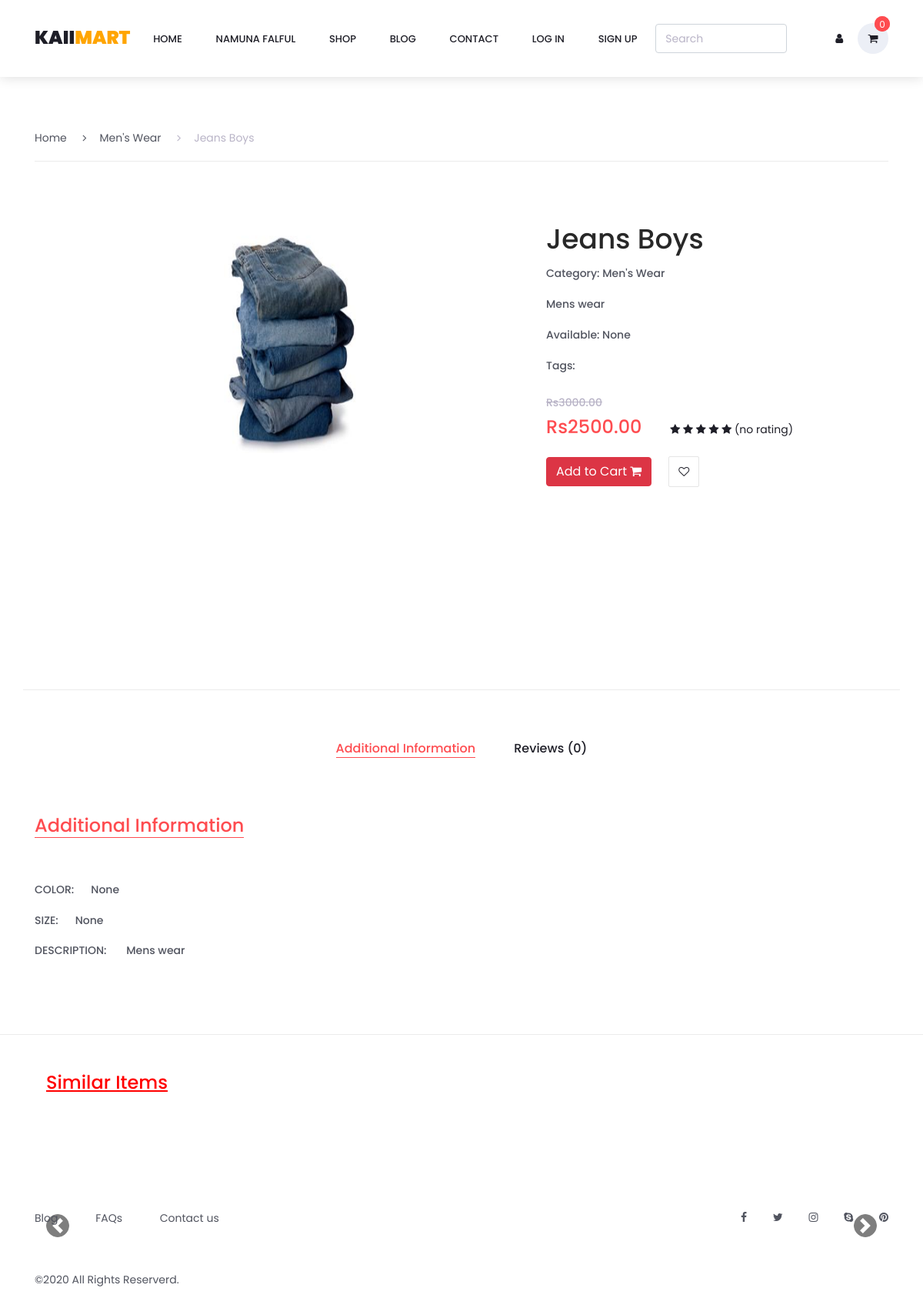
Page /product/detail/1 on the committed database.
### product/models.py (models this page shows, shortened)
class Product(models.Model):
    category = models.ForeignKey(Category, on_delete=models.SET_NULL, null=True)
    title = models.CharField(max_length= 100)
    price = models.DecimalField(decimal_places=2, max_digits=9, default=0.00)
    size = models.CharField(choices=SIZE_CHOICES, max_length=11, default='Select Size', blank=True, null=True)
    color = models.CharField(max_length=30, null=True, blank=True)
    description = models.TextField()
    image = models.ImageField(upload_to=get_image_path, blank=True,  null=True)
    video = EmbedVideoField(blank=True)
    discount_price = models.DecimalField(decimal_places=2, max_digits=8, default=0.00)
    available = models.CharField(choices=AVAILABLE_CHOICES, max_length=20, default='Select Option', null=True, blank=True)
    date_created = models.DateTimeField(auto_now_add=True)
    date_updated = models.DateTimeField(auto_now=True)
    slug = models.SlugField(max_length=100, unique=True)
    is_namuna_falful = models .BooleanField(default=False)
    supplier = models.ForeignKey(USER, on_delete=models.SET_NULL, null=True)
    season_choice = models.CharField(choices=SEASON_CHOICES, max_length=10, default='any')
    tags = models.ManyToManyField(Tag, blank=True, related_name='products')
    @property
    def price_after_discount(self):
        x = self.price - self.discount_price
        return x
    @property
    def imageURL(self):
        try:
            url = self.image.url
        except:
            url = ''
        return url

class Category(MPTTModel):
    parent = TreeForeignKey('self', on_delete=models.CASCADE, related_name='children', blank=True, null=True)
    title = models.CharField(max_length=100)
    slug = models.SlugField(null=False, unique=True)
    image = models.ImageField(upload_to=get_catimage_path, blank=True, null=True)
    date_created = models.DateTimeField(auto_now_add=True)
    date_updated = models.DateTimeField(auto_now=True)
    class MPTTMeta:
        order_insertion_by = ['title']
    def __str__(self):
        full_path = [self.title]
        k = self.parent
        while k is not None:
            full_path.append(k.title)
            k = k.parent
        return ' / '.join(full_path[::-1])

### product/views.py (the view, shortened to what this page needs)
# urls.py: path('detail/<str:pk>', product_detail, name='detail'),
def product_detail(request, pk):
    product = Product.objects.get(id=pk)
    rating_qs = Rating.objects.filter(product=product)
    if rating_qs:
        for x in rating_qs:
            not_rated = False
            rating = x.rating
    else:
        not_rated = True
        rating = 0
    cart_obj, new_obj = Cart.objects.new_or_get(request)
    comments = Comment.objects.filter(product=product, parent=None)
    replies = Comment.objects.filter(product=product).exclude(parent=None)
    replyDict = {}
    for reply in replies:
        if reply.parent.id not in replyDict.keys():
            replyDict[reply.parent.id] = [reply]
        else:
            replyDict[reply.parent.id].append(reply)
    tags_of_product = product.tags.all()
    similar_products_query = []
    similar_products = None
    for tag in tags_of_product:
        qs = Product.objects.filter(tags__title__contains=tag.title).exclude(id=product.id)
        if qs:
            similar_products_query.append(qs)
    if similar_products_query:
        for item in similar_products_query:
            similar_products = item
    product_and_rating={}
    color = ['primary', 'secondary', 'success', 'danger', 'warning', 'info']
    context = {
        'product': product,
        'cart': cart_obj,
        'color': color,
        'rating': range(rating),
        'no_rating': range(5-rating),
        'not_rated': not_rated,
        'comments': comments,
        'reply': replyDict,
        'similar_items': similar_products,
        'product_rating': product_and_rating.items(),
    }
    return render(request, 'product/product_detail.html', context)

### carts/models.py (called while the page is built)
    def new_or_get(self, request):
        cart_id = request.session.get('cart_id', None)
        qs = self.get_queryset().filter(id=cart_id)
        if qs.count() == 1:
            new_obj = False
            cart_obj = qs.first()
            if request.user.is_authenticated and cart_obj.user is None:
                cart_obj.user = request.user
                cart_obj.save()
        else:
            cart_obj = Cart.objects.new_cart(user=request.user)
            new_obj = True
            request.session['cart_id'] = cart_obj.id
        return cart_obj, new_obj

    def new_cart(self, user=None):
        user_obj = None
        if user is not None:
            if user.is_authenticated:
                user_obj = user
        return self.model.objects.create(user=user_obj)

### templates/product/product_detail.html (shortened to what this page needs)
{% extends 'base.html' %}
{% load static %}
{% load embed_video_tags %}
{% load crispy_forms_tags%}
{% load custom_tags %}
{% block css %}
	<link rel="stylesheet" href="{% static 'coloshop/plugins/themify-icons/themify-icons.css' %}">
	<link rel="stylesheet" type="text/css" href="{% static 'coloshop/plugins/jquery-ui-1.12.1.custom/jquery-ui.css' %}">
	<link rel="stylesheet" type="text/css" href="{% static 'coloshop/styles/single_styles.css' %}">
	<link rel="stylesheet" type="text/css" href="{% static 'coloshop/styles/single_responsive.css' %}">
{% endblock %}
{% block main %}
		<div class="container single_product_container">
			<div class="row">
				<div class="col">
					<div class="breadcrumbs d-flex flex-row align-items-center">
						<ul>
							<li><a href="">Home</a></li>
							<li><a href=""><i class="fa fa-angle-right" aria-hidden="true"></i>{{product.category}}</a></li>
							<li class="active"><a href="#"><i class="fa fa-angle-right" aria-hidden="true"></i>{{product.title}}</a></li>
						</ul>
					</div>
				</div>
			</div>
			<div class="row">
				<div class="col-lg-7">
					<div class="single_product_pics">
						<div class="row">
							<div class="col-lg-3 thumbnails_col order-lg-1 order-2">
								<div class="single_product_thumbnails">
								</div>
							</div>
							<div class="col-lg-9 image_col order-lg-2 order-1">
								<div class="single_product_image">
									<div class="single_product_image_background">
										<img src="{{product.imageURL}}" alt="" style="width: 100%; height: 300px; display: block;">
									</div>
								</div>
							</div>
						</div>
					</div>
				</div>
				<div class="col-lg-5">
					<div class="product_details">
						<div class="product_details_title">
							<h2>{{product.title}}</h2>
							<p>Category: {{product.category}}</p>
							<p>{{product.description}}</p>
							<p>Available: {{product.available}}</p>
							<p>Tags:
							</p>
						</div>
						<div class="original_price">Rs{{product.price}}</div>
						<div class="product_price">Rs{{product.price_after_discount}}</div>
						<ul class="star_rating">
							{% if not_rated %}
								{% for i in no_rating %}
									<span class = "fa fa-star"></span>
								{% endfor %}
								<span>(no rating)</span>
							{% else %}
								{% for i in no_rating %}
									<span class = "fa fa-star"></span>
								{% endfor %}
							{% endif %}
						</ul>
						<div class="quantity d-flex flex-column flex-sm-row align-items-sm-center">
							<div>
								<form method='POST' action="{% url 'carts:update' %}">
									<button class="btn btn-danger btn-md" type="submit" name='add'>
										Add to Cart <i class = "fa fa-shopping-cart"></i>
									</button>
								</form>
							</div>
							<div class="product_favorite d-flex flex-column align-items-center justify-content-center"></div>
						</div>
					</div>
				</div>
			</div>
		</div>
	<div class="tabs_section_container" style="margin-top: -10px;">
		<div class="container">
			<div class="row">
				<div class="col">
					<div class="tabs_container">
						<ul class="tabs d-flex flex-sm-row flex-column align-items-left align-items-md-center justify-content-center">
							<li class="tab active" data-active-tab="tab_1"><span>Additional Information</span></li>
							<li class="tab" data-active-tab="tab_2"><span>Reviews ({{comments.count}})</span></li>
						</ul>
					</div>
				</div>
			</div>
			<div class="row">
				<div class="col">
					<div id="tab_1" class="tab_container active">
						<div class="row">
							<div class="col additional_info_col">
								<div class="tab_title additional_info_title">
									<h4>Additional Information</h4>
								</div>
								<p>COLOR:<span>{{product.color}}</span></p>
								<p>SIZE:<span>{{product.size}}</span></p>
								<p>
									DESCRIPTION: <span>{{product.description}}</span>
								</p>
							</div>
						</div>
					</div>
				</div>
			</div>
		</div>
	</div>
	<div class="container mt-5 mb-5">
		<div class="top-content">
			<div class="container-fluid">
				<h4 style="color: red;"><u>Similar Items</u></h4>
				<div id="similar_items" class="carousel slide mt-5" data-ride="carousel">
					<a class="carousel-control-prev" href="#similar_items" role="button" data-slide="prev">
						<span class="carousel-control-prev-icon" aria-hidden="true"></span>
					</a>
					<a class="carousel-control-next" href="#similar_items" role="button" data-slide="next">
						<span class="carousel-control-next-icon" aria-hidden="true"></span>
					</a>
				</div>
			</div>
		</div>
	</div>
{% endblock %}

### static/coloshop/styles/main_styles.css (style rules this page uses)
* { margin: 0; padding: 0; }
body { font-family: 'Poppins', sans-serif; font-size: 14px; line-height: 23px; font-weight: 400; background: #FFFFFF; color: #1e1e27; }
div { display: block; position: relative; -webkit-box-sizing: border-box; -moz-box-sizing: border-box; box-sizing: border-box; }
ul { list-style: none; margin-bottom: 0px; }
p { font-family: 'Poppins', sans-serif; font-size: 14px; line-height: 1.7; font-weight: 500; color: #989898; -webkit-font-smoothing: antialiased; -webkit-text-shadow: rgba(0,0,0,.01) 0 0 1px; text-shadow: rgba(0,0,0,.01) 0 0 1px; }
a, a:hover, a:visited, a:active, a:link { text-decoration: none; -webkit-font-smoothing: antialiased; -webkit-text-shadow: rgba(0,0,0,.01) 0 0 1px; text-shadow: rgba(0,0,0,.01) 0 0 1px; }
h2 { font-size: 40px; }
h4 { font-size: 24px; }
h1, h2, h3, h4, h5, h6 { color: #282828; -webkit-font-smoothing: antialiased; -webkit-text-shadow: rgba(0,0,0,.01) 0 0 1px; text-shadow: rgba(0,0,0,.01) 0 0 1px; }
.product_price { font-size: 16px; color: #fe4c50; font-weight: 600; }

### static/coloshop/styles/single_styles.css (style rules this page uses)
* { margin: 0; padding: 0; }
body { font-family: 'Poppins', sans-serif; font-size: 14px; line-height: 23px; font-weight: 400; background: #FFFFFF; color: #1e1e27; }
div { display: block; position: relative; -webkit-box-sizing: border-box; -moz-box-sizing: border-box; box-sizing: border-box; }
ul { list-style: none; margin-bottom: 0px; }
p { font-family: 'Poppins', sans-serif; font-size: 14px; line-height: 1.7; font-weight: 500; color: #51545f; -webkit-font-smoothing: antialiased; -webkit-text-shadow: rgba(0,0,0,.01) 0 0 1px; text-shadow: rgba(0,0,0,.01) 0 0 1px; }
a, a:hover, a:visited, a:active, a:link { text-decoration: none; -webkit-font-smoothing: antialiased; -webkit-text-shadow: rgba(0,0,0,.01) 0 0 1px; text-shadow: rgba(0,0,0,.01) 0 0 1px; }
h2 { font-size: 36px; }
h4 { font-size: 24px; }
h1, h2, h3, h4, h5, h6 { font-family: 'Poppins', sans-serif; color: #282828; -webkit-font-smoothing: antialiased; -webkit-text-shadow: rgba(0,0,0,.01) 0 0 1px; text-shadow: rgba(0,0,0,.01) 0 0 1px; }
.product_details_title p { color: #; }
.breadcrumbs { width: 100%; height: 60px; border-bottom: solid 1px #ebebeb; margin-bottom: 79px; }
.breadcrumbs ul li { display: inline-block; margin-right: 17px; }
.breadcrumbs ul li.active a { color: #b9b4c7; }
.breadcrumbs ul li i { margin-right: 17px; }
.breadcrumbs ul li a { color: #51545f; }
.single_product_container { margin-top: 150px; padding-bottom: 80px; border-bottom: solid 1px #ebebeb; }
.single_product_thumbnails { height: 527px; }
.image_col { padding-right: 30px; }
.single_product_image { width: 100%; height: 527px; }
.single_product_image_background { position: absolute; top: 0; left: 5em; width: 200px; height: 200px; background-repeat: no-repeat; background-size: cover; background-position: center center; }
.product_details { width: 100%; }
.product_details_title { font-weight: 500px; line-height: 30px; }
.product_details_title p { margin-top: 12px; }
.original_price { font-weight: 500; color: #b9b4c7; text-decoration: line-through; line-height: 30px; margin-top: 21px; }
.product_price { display: inline-block; font-size: 24px; color: #fe4c50; font-weight: 500; line-height: 30px; margin-top: 2px; }
.star_rating { display: inline-block; margin-left: 33px; }
.quantity { width: 100%; height: 40px; margin-top: 23px; }
.product_favorite { width: 40px; height: 100%; margin-left: 22px; border: solid 1px #e5e5e5; border-radius: 2px; cursor: pointer; }
.product_favorite::after { font-family: 'FontAwesome'; content:'\f08a'; font-size: 14px; }
.tabs_section_container { width: 100%; padding-bottom: 80px; border-bottom: solid 1px #ebebeb; }
.tabs_container { margin-top: 66px; margin-bottom: 66px; }
.tab { margin-right: 50px; cursor: pointer; }
.tab:last-child { margin-right: 0px; }
.tab span { height: 40px; line-height: 40px; font-size: 16px; font-weight: 500; color: #1e1e27; }
.tab.active span { color: #fe4c50; border-bottom: solid 1px #fe4c50; }
.tab_container { width: 100%; display: none; }
.tab_container.active { display: block; }
.tab_title { margin-bottom: 98px; }
.tab_title h4 { display: inline-block; color: #fe4c50; border-bottom: solid 1px #fe4c50; }
.additional_info_col p span { margin-left: 22px; }
.additional_info_title { margin-bottom: 48px; }

### rows in the picture
Product: category "Men's Wear", title "Jeans Boys", imageURL (picture), description "Mens wear", available "None", price "3000.00", price_after_discount "2500.00", color "None", size "None"

### other values in the picture
{{ comments.count }} "0"
